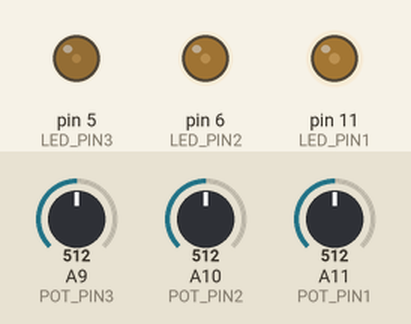
Simulated run of this sketch. Board: Arduino Leonardo, built with avr-gcc and run on an emulated ATmega32U4. Parts: output pins drawn as LEDs (lit = HIGH). The inputs (shaded band) are chosen by the test bench; at power-on: A9 (POT_PIN3) = 512, A10 (POT_PIN2) = 512, A11 (POT_PIN1) = 512. USB keyboard and mouse output is not drawn; what the sketch prints to the serial monitor is not drawn.

Above: at 1.2 s.
1.3 s: A9 (POT_PIN3) set to 716
At 1.8 s:
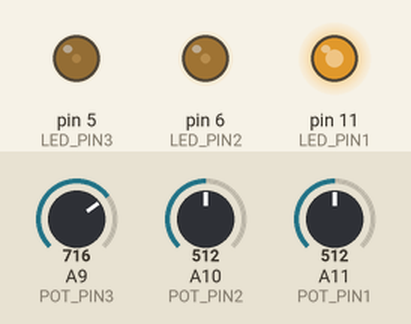
2.8 s: A10 (POT_PIN2) set to 716
At 4.0 s:
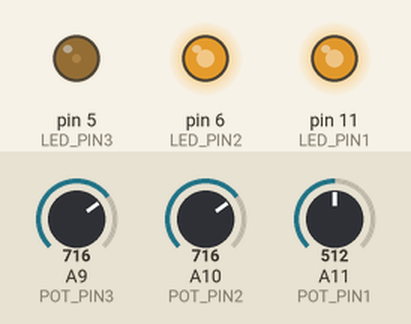
4.3 s: A11 (POT_PIN1) set to 716
At 5.3 s:
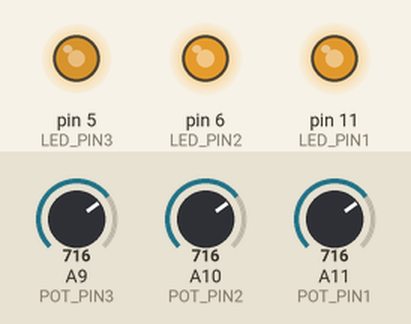
5.8 s: A9 (POT_PIN3) set to 900
At 6.7 s:
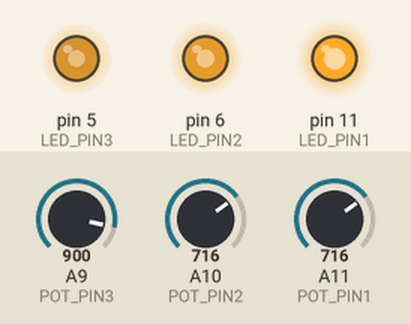
7.3 s: A11 (POT_PIN1) set to 511
At 7.7 s:
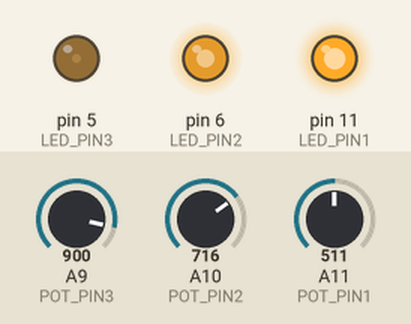
8.8 s: A10 (POT_PIN2) set to 455
At 10.0 s:
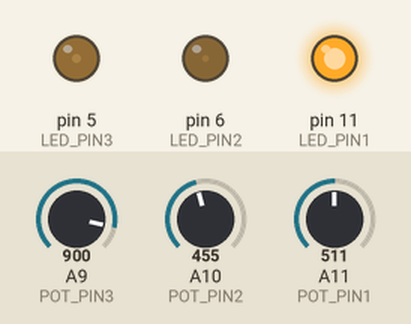
Timing chart, 0 to 11.3 s (numbered marks = the images above; inputs shaded):
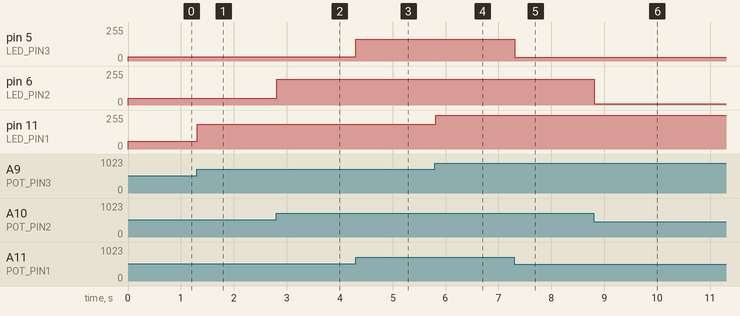

Measured:
- after the input at 1.3 s, pin 11 (LED_PIN1): 58/255 → 185/255 at once
- after the input at 2.8 s, pin 6 (LED_PIN2): 50/255 → 194/255 at once
- after the input at 4.3 s, pin 5 (LED_PIN3): 31/255 → 165/255 at once
- after the input at 5.8 s, pin 11 (LED_PIN1): 185/255 → 255/255 at once
- after the input at 7.3 s, pin 5 (LED_PIN3): 165/255 → 30/255 at once
- after the input at 8.8 s, pin 6 (LED_PIN2): 194/255 → 10/255 at once

The sketch:

pot_joystick_all3.ino
```cpp
//This is to try out three potentiometers and then fade an offboard led for each POT, and send Joystick to the PC

// POT1 is on pin A11, and LED1 is on D11
#define LED_PIN1 11
#define POT_PIN1 A11
#define LED_PIN2 6
#define POT_PIN2 A10
#define LED_PIN3 5
#define POT_PIN3 A9

#include <Joystick.h>

//Create Joystick object
Joystick_ Joystick(0x03,JOYSTICK_TYPE_JOYSTICK,0,0);

void setup() {
  pinMode(LED_PIN1, OUTPUT);
  pinMode(POT_PIN1, INPUT);
  pinMode(LED_PIN2, OUTPUT);
  pinMode(POT_PIN2, INPUT);
  pinMode(LED_PIN3, OUTPUT);
  pinMode(POT_PIN3, INPUT);
  //Initialize Joystick Library
  Joystick.begin(false);
  Joystick.setXAxisRange(0,255); // X-axis will be our clutch
  Joystick.setYAxisRange(0,255); // Y-axis will be our Brake
  Joystick.setZAxisRange(0,255); // Rudder-axis will be our Acc
}
void loop() {
  int cval2 = analogRead(POT_PIN3);
  // Serial.println(cval2);
  int cmax = 417;
  int cmin = 5;
  int cval3 = abs(cval2-cmax);
  double cval4 = (double(cval3)/(cmax-cmin));
  int cval5 = int(cval4*255);
  if (cval5>255) {
    cval5=255;
  }
  Serial.println(cval5);
  Joystick.setXAxis(cval5);
  analogWrite(LED_PIN1,cval5);

  int bval2 = analogRead(POT_PIN2);
  // Serial.println(bval2);
  int bmax = 440;
  int bmin = 79;
  int bval3 = abs(bval2-bmax);
  double bval4 = (double(bval3)/(bmax-bmin));
  int bval5 = int(bval4*255);
  if (bval5>255) {
    bval5=255;
  }
  Serial.println(bval5);
  Joystick.setYAxis(bval5);
  analogWrite(LED_PIN2,bval5);

  int aval2 = analogRead(POT_PIN1);
  // Serial.println(aval2);
  int amax = 465;
  int amin = 79;
  int aval3 = abs(aval2-amax);
  double aval4 = (double(aval3)/(amax-amin));
  int aval5 = int(aval4*255);
   if (aval5>255) {
    aval5=255;
  }
  Serial.println(aval5);
  Joystick.setZAxis(aval5);
  analogWrite(LED_PIN3,aval5);

  Joystick.sendState();
  delay(10);
}
```
